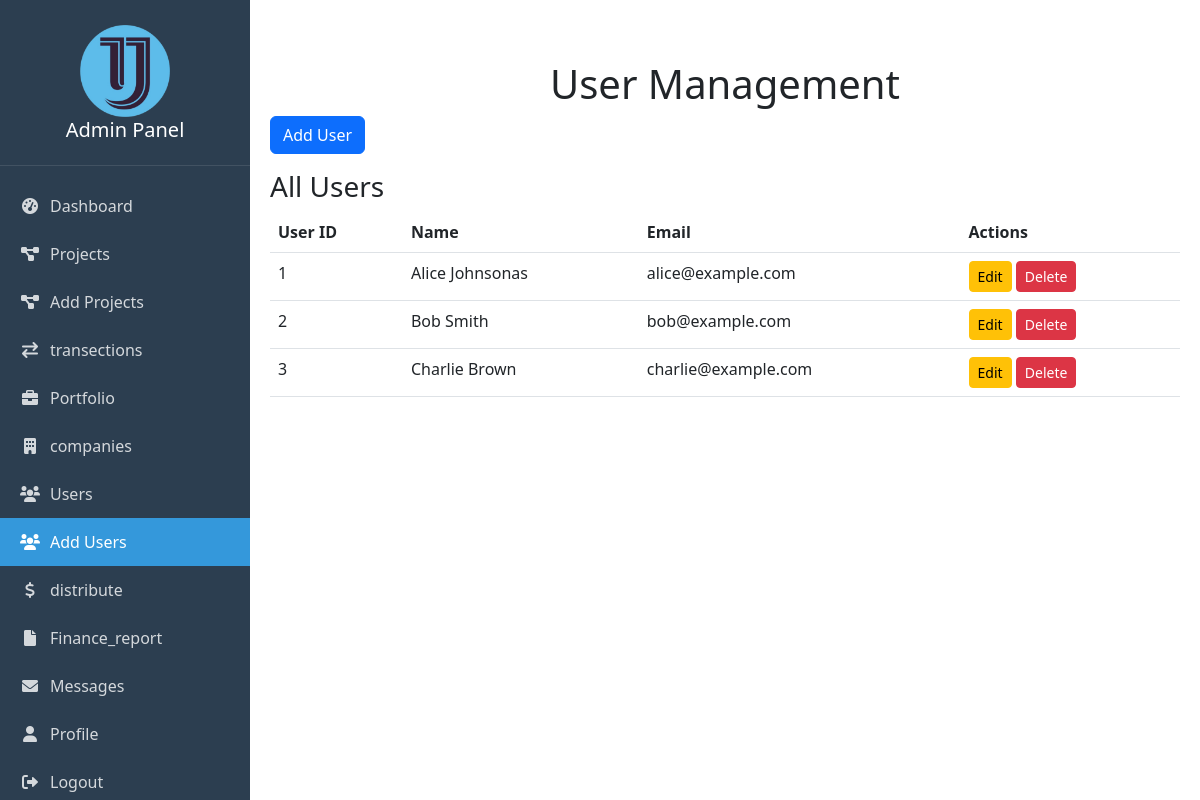
Page /admin1/user_management.php (signed in) on the earlier database version.
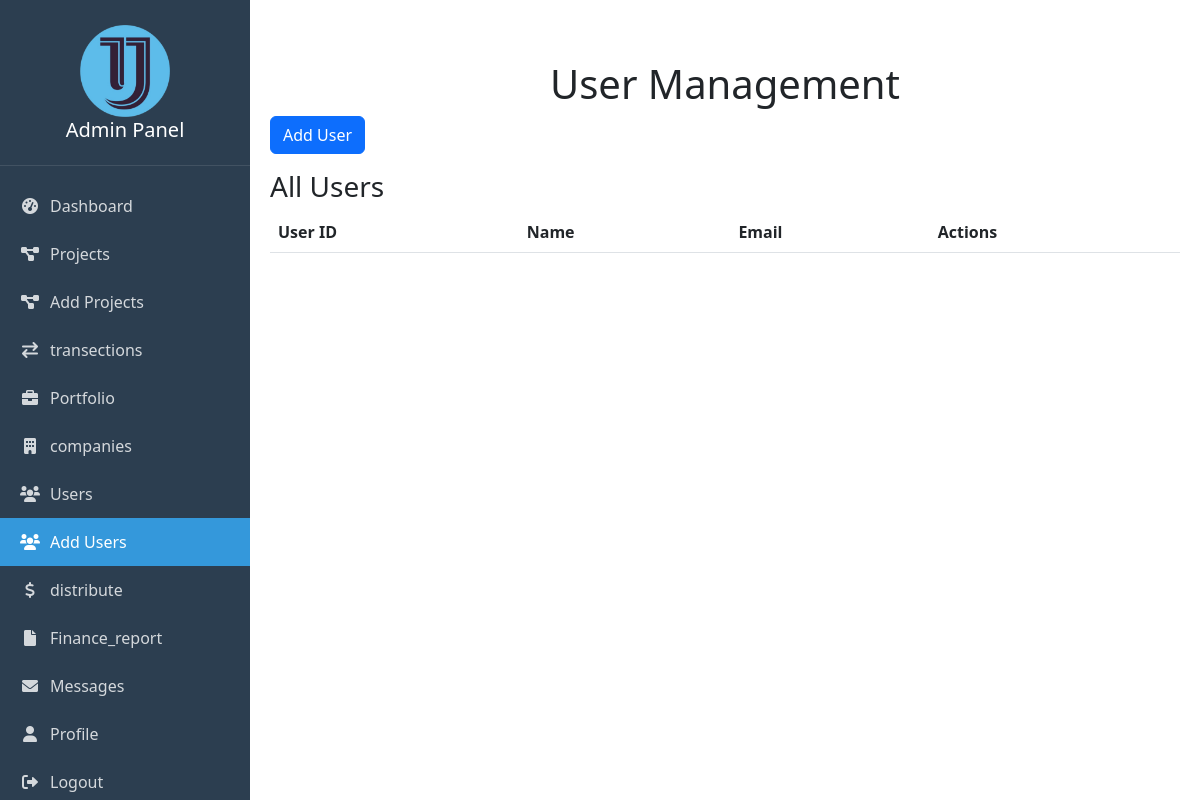
Same page on the later database version.
### tables this page shows
CREATE TABLE `users` (
  `user_id` int(11) NOT NULL,
  `name` varchar(255) NOT NULL,
  `email` varchar(255) NOT NULL,
  `password_hash` varchar(255) NOT NULL,
  `role` enum('admin','employee','investor') NOT NULL,
  `wallet_balance` decimal(12,2) DEFAULT 0.00,
  `created_at` timestamp NOT NULL DEFAULT current_timestamp()
);

### admin1/user_management.php (the view, shortened to what this page needs)
<?php
require_once 'auth_check.php';
$usersQuery = "SELECT * FROM users";
$usersResult = mysqli_query($conn, $usersQuery);
?>
<?php include 'nav.php'; ?>
<!DOCTYPE html>
<html lang="en">
<head>
</head>
<body>
<div class="main-content">
    <h1 class="text-center">User Management</h1>
    <div class="mb-3 text-right">
        <button class="btn btn-primary" data-toggle="modal" data-target="#addUserModal">Add User</button>
    </div>
    <div class="financial-card">
        <h3>All Users</h3>
        <table class="table table-responsive">
            <thead class="thead-dark">
                <tr>
                    <th>User ID</th>
                    <th>Name</th>
                    <th>Email</th>
                    <th>Actions</th>
                </tr>
            </thead>
            <tbody>
                <?php while ($user = mysqli_fetch_assoc($usersResult)) { ?>
                    <tr>
                        <td><?php echo $user['user_id']; ?></td>
                        <td><?php echo $user['name']; ?></td>
                        <td><?php echo $user['email']; ?></td>
                        <td>
                            <a href="user_management.php?action=edit&user_id=<?php echo $user['user_id']; ?>" class="btn btn-warning btn-sm">Edit</a>
                            <a href="user_management.php?action=delete&user_id=<?php echo $user['user_id']; ?>" class="btn btn-danger btn-sm" onclick="return confirm('Are you sure?');">Delete</a>
                        </td>
                    </tr>
                <?php } ?>
            </tbody>
        </table>
    </div>
</div>
</body>
</html>

Differences in the rows shown:
removed users: user_id "1", name "Alice Johnsonas", email "alice@example.com"
removed users: user_id "2", name "Bob Smith", email "bob@example.com"
removed users: user_id "3", name "Charlie Brown", email "charlie@example.com"
